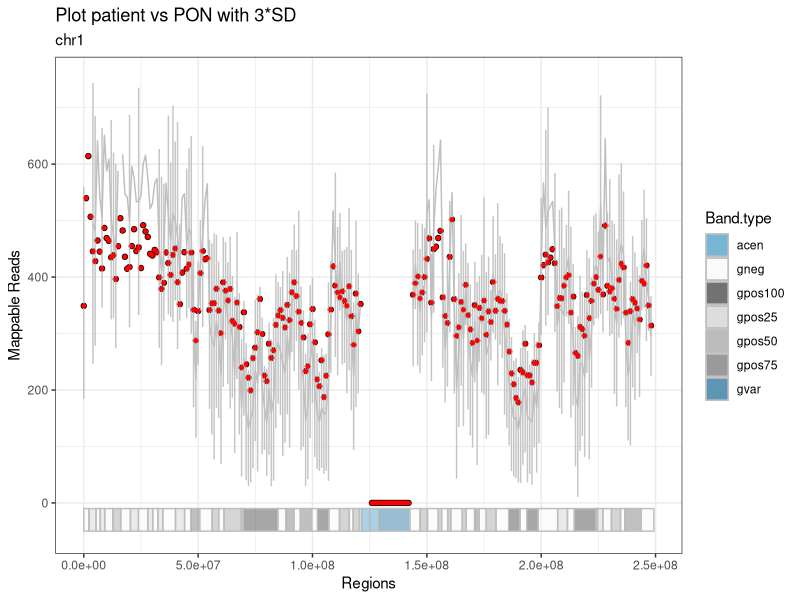
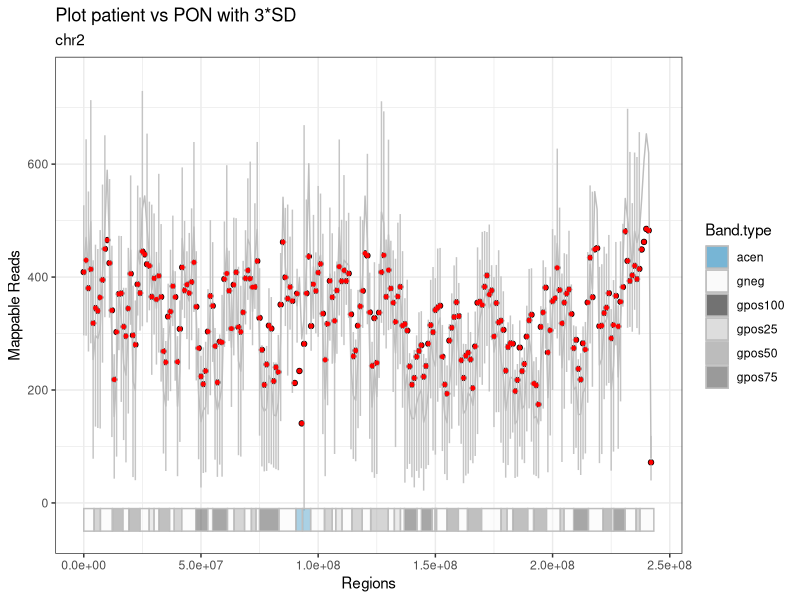
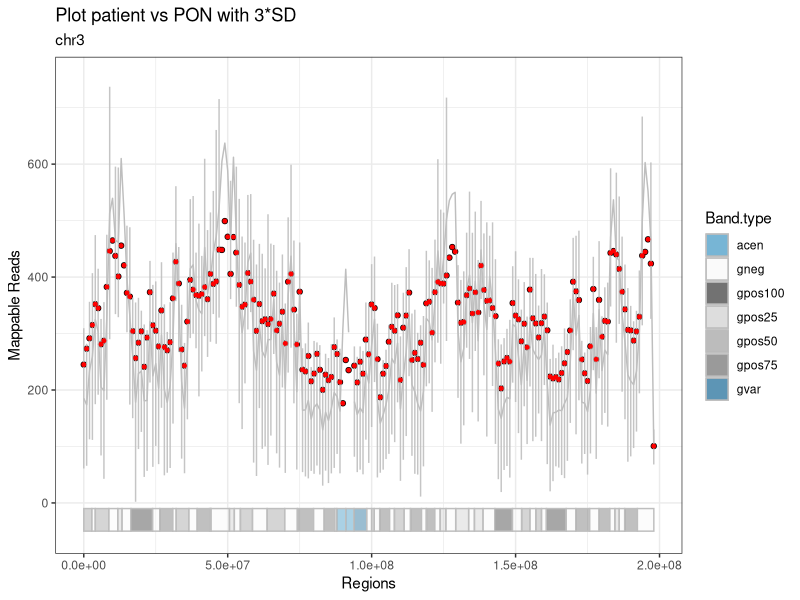
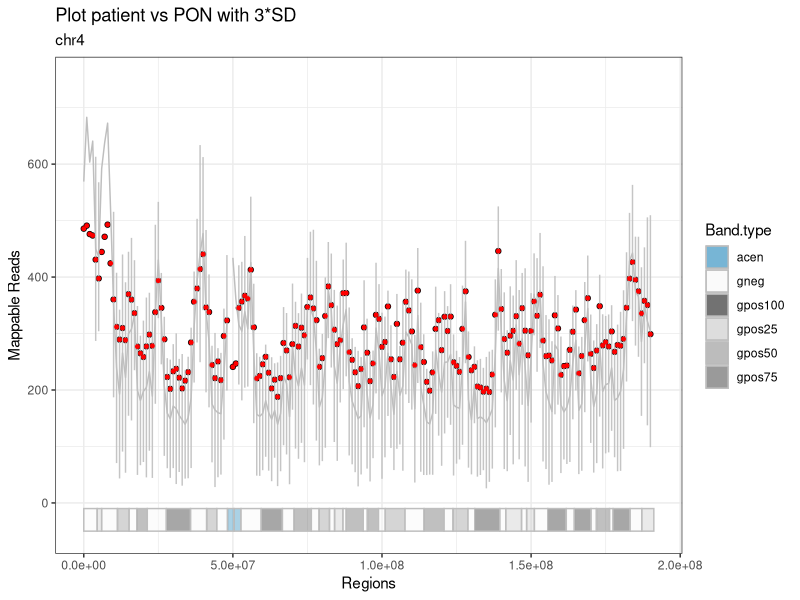
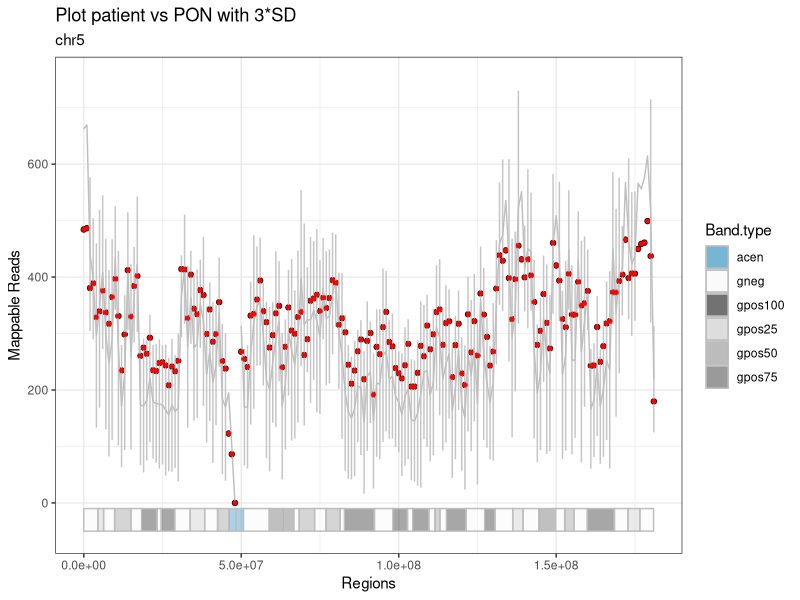
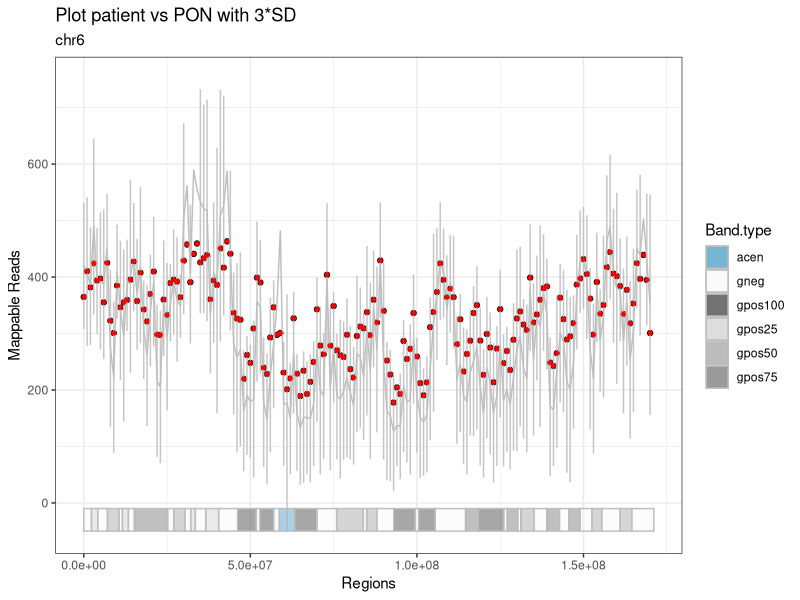
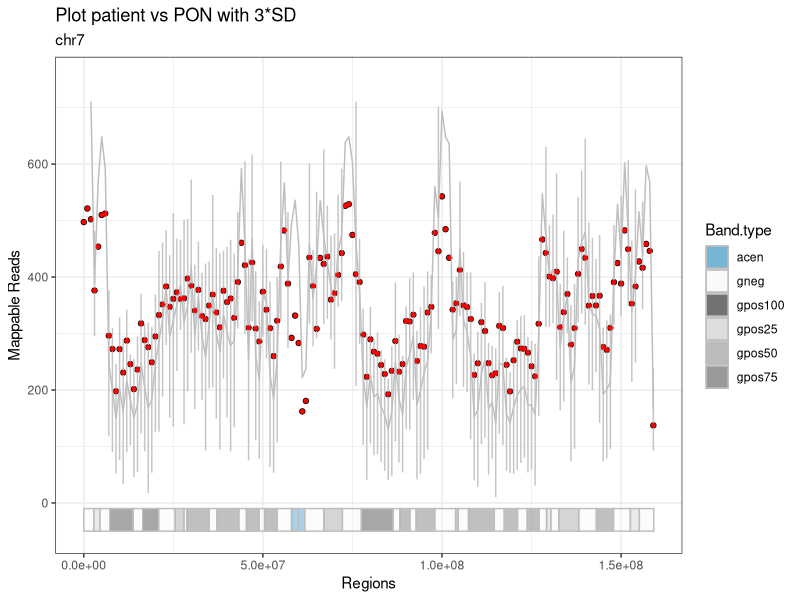
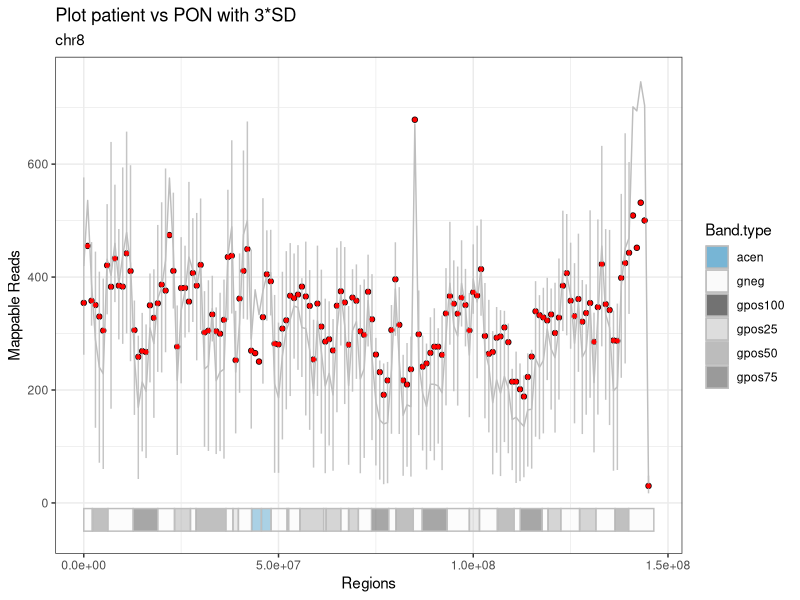

Write R code to recreate these figures, in order.
## ---- chunk 1
knitr::opts_knit$set(root.dir = "/media/vera/big_data/coriandR/output/13819MLL/")
knitr::opts_chunk$set(warning = FALSE, message = FALSE) 
## ---- chunk 2
patient.data = read.table("patient.data.tsv", stringsAsFactors = F)
patient_name = patient.data[1, 2]
gender = as.character(patient.data[2, 2])
paste0("Patient ", patient_name)
## ---- chunk 3

# librarys
library(ggplot2)
library(knitr)


###################################################################################################
# VORBEREITEN
###################################################################################################

# SCHRITT 1
# Daten einlesen: Patient, PON, Giemsa-Bands, alle Gene und eine Auswahl der relevanten.

patient = read.table("patient.fc.tsv", header=TRUE, row.names = 1, stringsAsFactors = F) 
bin_data = read.table("pon.tsv", header=TRUE, row.names = 1, stringsAsFactors = F)
bin_data$Start = as.integer(bin_data$Start)
bin_data$End = as.integer(bin_data$End)
# pon wurde bereits erzuegt, normalisiert und mit den statistischenwerten versehen!

cytobands = read.table("../../tables/cytobands.tsv", header=TRUE, row.names = 1, stringsAsFactors = F)
# die farben sind bereits enthalten!
cancer_genes = read.table("../../tables/cancer.driver.genes_unique.and.goi.aml.csv", header=TRUE, sep = "\t",
                          stringsAsFactors = F)
all_genes = read.table("../../tables/all_genes.tsv", header=TRUE, row.names = 1, stringsAsFactors = F)
all_genes$start = as.integer(all_genes$start)
all_genes$end = as.integer(all_genes$end)

## ---- chunk 4
stats = read.table("mapping.stats.tsv", stringsAsFactors = F)
stats[nrow(stats) +1, ] = list(as.character("unique_mapped_reads"), sum(patient[ , 6]))
stats[nrow(stats) +1, ] = list(as.character("patient ID"), patient_name)
stats[nrow(stats) +1, ] = list(as.character("gender"), gender)

library(knitr)
kable(stats, digits = 0, col.names = NULL, align = "l")
## ---- chunk 5

# SCHRITT 2
# PON an das Geschlecht des Patienten anpassen
pon.gender.adjust = function(pon, gender) {
  if (gender == "M") {
    chrn = "chrX"
    pon.copy = pon[pon$Chr == "chrX_M", ]
    pon.copy$Chr = chrn
    pon = rbind(pon, pon.copy)
    
    chrn = "chrY"
    pon.copy = pon[pon$Chr == "chrY_M", ]
    pon.copy$Chr = chrn
    pon = rbind(pon, pon.copy)
    
    pon = pon[!(pon$Chr == "chrX_F" | pon$Chr == "chrY_F" | pon$Chr == "chrX_M" | pon$Chr == "chrY_M"), ]
  }
  
  else {
    chrn = "chrX"
    pon.copy = pon[pon$Chr == "chrX_F", ]
    pon.copy$Chr = chrn
    pon = rbind(pon, pon.copy)
    
    chrn = "chrY"
    pon.copy = pon[pon$Chr == "chrY_F", ]
    pon.copy$Chr = chrn
    pon = rbind(pon, pon.copy)
    
    pon = pon[!(pon$Chr == "chrX_F" | pon$Chr == "chrY_F" | pon$Chr == "chrX_M" | pon$Chr == "chrY_M"), ]
  }
}


# SCHRITT 3
# Die Patientendaten normalisieren
patient_normalization = function(patient, column_number) {
  # TODO: auf Median normalisieren
  # patient = tabelle der patienten
  # column_number = nummer der spalte mit deb patienten-bins
  # (bei einem patienten -> 6) 
  patient_norm <- patient[ , 1:5]
  patient_norm$pat_bins <- patient[ , column_number] / sum(patient[ , column_number]) * (patient[1, 3] - patient[1, 2] + 1)
  # eine neue tabelle mit den allgemeinen daten und den normalisierten patienten-bins
  # normalisierung basiert auf der automatischen erkennung der bin-laenge (differenz end und start der 1. bin)
  # ist also dynamisch
  return(patient_norm)
}

# SCHRITT 4
# Den Patienten als eine neue Spalte zu der PON-Tabelle hinzufügen
unite.data = function(pon, patient) {
  pon$patient = patient$pat_bins
  return(pon)
}

###################################################################################################
# RECHNEN
###################################################################################################

# SCHRITT 5
#Del/amp Bins detektieren
aberration.bins.identifier = function(bin_data, sd_factor) {
  bin_data$aberration = with(bin_data, factor(ifelse(patient < mean - sd_factor * sd, 'del', ifelse(patient > mean + sd_factor * sd, 'add', 'normal')), levels = c('normal', 'add', 'del')))
  return(bin_data)
}


# SCHRITT 6
# Abweichende Bins werden zu ganzen Regionen mit einer gemeinsamen Richtung
# (amplifiziert oder deletiert) zusammengefasst
# und in eine Tabelle hereingeschrieben
region_bring_together = function(bin_data, sd_factor) {
  # die funktion schaut alle chromosome (inkl. geschlechterchr) nach den over/under regionen durch
  # und gibt diese mit den start-/endpunkten in einer tabelle wieder
  regions = data.frame(Chr=character(), Start=integer(), End=integer(), Start.i=integer(), 
                        End.i=integer(), Direction=integer(), stringsAsFactors = F)
  last_chr = 'NULL'
  last_direction = 0 # 0 for normal, -1 for del, +1 for amp
  region_start = 0
  for (i in 1:nrow(bin_data)) {
    if(bin_data$Chr[i] != last_chr) {
      if(last_chr != 'NULL' & last_direction != 0) {
        regions[nrow(regions) + 1, ] = list(as.character(last_chr), bin_data$Start[region_start], 
                                            bin_data$End[i-1], region_start, i, last_direction)
        #eine region wird zugemacht, falls am ende eines chromosoms eine region noch offen war
      }
      last_direction = 0
      region_start = 0
      last_chr = bin_data$Chr[i]
    }

    direction = 0
    if(!is.na(bin_data$patient[i]) & (bin_data$patient[i] < bin_data$mean[i] - sd_factor * bin_data$sd[i])) {
      direction = -1
    } else if(!is.na(bin_data$patient[i]) & (bin_data$patient[i] > 
                                             bin_data$mean[i] + sd_factor * bin_data$sd[i])) {
      direction = +1
    }
    if (direction == last_direction) {
      next()
    }
    if (direction > last_direction) {
      if (last_direction == 0) {
        region_start = i
        # neue del oder amp region wird aufgemacht
      }
      else if (last_direction == -1) {
        regions[nrow(regions) + 1, ] = list(as.character(bin_data$Chr[i]), bin_data$Start[region_start], 
                                            bin_data$End[i-1], region_start, i-1, last_direction)
        # alte del region wird zugemacht
        if (direction == 1) {
          region_start = i
          # neue amp region wird aufgemacht
        }
      }
    } 
    else if (direction < last_direction) {
      if (last_direction == 0) {
        region_start = i
        # neue del region wird aufgemacht
      }
      else if (last_direction == 1) {
        regions[nrow(regions) + 1, ] = list(as.character(bin_data$Chr[i]), bin_data$Start[region_start], 
                                            bin_data$End[i-1], region_start, i-1, last_direction)
        # alte amp region wird zugemacht
        if (direction == -1) {
          region_start = i
          # neue del region wird aufgemacht
        }
      }
    }
    last_direction = direction
  }
  if(last_direction != 0) {
    regions[nrow(regions) + 1, ] = list(as.character(bin_data$Chr[i]), bin_data$Start[region_start], 
                                        bin_data$End[i-1], region_start, i, last_direction)
    #eine region wird zugemacht, falls bei dem allerletzten chromosom eine region noch offen war
  }
  return(regions)
}

###################################################################################################
# REPORTEN
###################################################################################################

# SCHRITT 7
# Die Regionen werden zu größeren Regionen zusammengefasst, deren Werte gegen die
# Werte des PONs an der gleichen Stelle geprüft werden
# Momentan noch 3*SD-Statistik.
region_merge = function(bin_data, regions, sd_factor) {
  regions_merged = data.frame(Chr=character(), Start=integer(), End=integer(), Start.i=integer(), 
                               End.i=integer(), Direction=factor(levels=c('add', 'del')),
                               stringsAsFactors = F)
  
  if(nrow(regions) < 1) return(regions_merged)
  
  regions_merged[1,] = list(as.character(regions$Chr[1]), 
                            regions$Start[1], 
                            regions$End[1],
                            regions$Start.i[1],
                            regions$End.i[1],
                            ifelse(regions$Direction[1]==1, 'add', 'del'))
  m = 1 #der zaehler in der tabelle "regions_merged"
  mean_region = 0
  mean_pon = 0
  sd_pon = 0
  
  for (r in 2:nrow(regions)) {
    if (regions_merged$Chr[m] != regions$Chr[r] | regions_merged$Direction[m] != regions$Direction[r]) {
      # mergen nur, wenn auf dem selben chr.
      regions_merged[nrow(regions_merged) + 1, ] = list(Chr=as.character(regions$Chr[r]), 
                                                        Start=regions$Start[r], 
                                                        End=regions$End[r],
                                                        Start.i=regions$Start.i[r],
                                                        End.i=regions$End.i[r],
                                                        Direction=ifelse(regions$Direction[r]==1, 'add', 'del'))
      # die region auf einem neuen chr oder mit einer anderen richtung zu der neuen tabelle hinzufuegen
      m = nrow(regions_merged)
      # das ist die region, von der aus betrachtet wird
      next
    }
    bin_start = regions_merged$Start.i[m]
    bin_end = regions$End.i[r]
    
    mean_region = mean(c(bin_data$patient[bin_start]:bin_data$patient[bin_end]), na.rm = TRUE)
    mean_pon = mean(c(bin_data$mean[bin_start:bin_end]), na.rm = TRUE)
    #die mittelwerte der betroffenen bins inkl. "normale" chr.abschnitte bei dem patienten und pon
    sd_pon <- mean(bin_data$sd[bin_start:bin_end])
    
    if (mean_region > mean_pon + sd_factor*sd_pon | mean_region < mean_pon - sd_factor*sd_pon) {
      # wenn die mittelwerte der betroffenen bins immer noch signifikant hoch/runter sind -> mergen
      regions_merged[m, ] = list(as.character(regions$Chr[r]), 
                                 regions_merged$Start[m], 
                                 regions$End[r],
                                 bin_start,
                                 bin_end,
                                 ifelse(regions$Direction[r]==1, 'add', 'del'))
    } 
    else {
      regions_merged[nrow(regions_merged) + 1, ] = list(Chr=as.character(regions$Chr[r]), 
                                                        Start=regions$Start[r], 
                                                        End=regions$End[r],
                                                        Start.i=regions$Start.i[r],
                                                        End.i=regions$End.i[r],
                                                        Direction=ifelse(regions$Direction[r]==1, 'add', 'del'))
    }
    m <- nrow(regions_merged)
  }
  return(regions_merged)
}


# SCHRITT 8
# Hier werden abweichende Banden aus den Bins detektiert
# Herausforderungen dabei ist, dass die Bins und die Bands in verschiedenen Schritten laufen,
# so kann eine Bande 100.000 Schritte haben
bins2bands = function(bin_data, cytobands, sd_factor) {
  last_chr = 'NULL'
  direction = 0 # die richtung der abweichenden bande (over, under)
  
  bands = data.frame(Chr=character(), Name=character(), Start=integer(), End=integer(),
                     Sum.pat=integer(),
                     Sum.pon=integer(), Direction=integer(),
                     stringsAsFactors = F)
  
  for (c in 1:nrow(cytobands)) {
    # Selektieren der Zeilen mit benötigten Eigenschften
    # hier gibt es mehrere faelle, da die schritte der bind und banden nicht gleich sind
    # und mehrere bins in einer bande sein koennen
    # bzw. auch  kleine bands in einer bin
    
    # die bedingung, dass die chromosome der banden und das patienten
    # gleich sind, muss immer erfuellt sein
    
    sel = as.character(bin_data$Chr) == as.character(cytobands$Chr[c]) &
      # fall 1: die bin ist kleiner als die band
      ((bin_data$Start >= cytobands$Start[c] & bin_data$End <= cytobands$End[c]) |
         # fall 2: die bin ist zwischen 2 bands, liegt aber eher in der betrachteten bin,
         # weil das ende von der bin naeher zum ende der band liegt, als der
         # anfang zum anfang der naechsten
         # die 2. bedingung wurde eingebaut, um zu verhindern, dass die bins vor der aktuellen
         # band mitselektiert werden
         ((bin_data$Start < cytobands$End[c]) &
            (bin_data$End > cytobands$Start[c]) &
            ((cytobands$End[c] - bin_data$Start) >= (bin_data$End - cytobands$End[c]))) |
         # fall 3: die bin ist zwischen 2 bands, liegt aber eher in der
         # betrachteten bin
         # weil der anfang von der bin naeher zum anfang der band liegt, als das ende
         ((bin_data$Start < cytobands$Start[c]) &
            ((bin_data$End - cytobands$Start[c]) > (cytobands$Start[c] - bin_data$Start))))
    # fall 4: die band ist kleiner als die bin,
    # dann greift die bedingung 2 oder 3, je nach werten
    
    band.pat = bin_data[sel, "patient"]
    band.pon = colSums((bin_data[sel, grep(".bam", colnames(bin_data))]), na.rm = TRUE)
    sum_pat = sum(band.pat, na.rm = TRUE)
    # summe der werte der bins in dieser band fuer den patienten
    sum_pon = mean(band.pon, na.rm = TRUE)
    # mittelwert der summe der bins in dem pon
    sd_bands = sd(band.pon, na.rm = TRUE)
    # standartabweichung fur die bins in der band
    if (sum_pat > sum_pon + sd_factor*sd_bands) {
      direction = +1 # die bande ist amp
    }
    else if (sum_pat < sum_pon - sd_factor*sd_bands) {
      direction = -1 # die bande ist del
    }
    
    bands[nrow(bands) + 1, ] = list(as.character(cytobands$Chr[c]),
                                    as.character(cytobands$Name[c]),
                                    cytobands$Start[c],
                                    cytobands$End[c],
                                    sum_pat,
                                    sum_pon,
                                    direction)
    direction = 0
  }
  return(bands)
}


# SCHRITT 9
# Hier werden Banden zusammengefasst und fuer den Report vorbereitet
karyotype = function(bands) {
  suspected_bands = bands[bands$Direction != 0, ]
  
  # bands mergen, wie bei den regions, nur ohne statistische validierung
  suspected_bands$last_Name = suspected_bands$Name
  karyotype_to_report = suspected_bands[1, ]
  
  karyotype_to_report$Aberration = NA
  if(nrow(suspected_bands) < 1) return(karyotype_to_report)
  
  k = 1
  # der zaehler in der tabelle karyotype_to_report
  for (s in 2:nrow(suspected_bands)) {
    if (karyotype_to_report$Chr[k] == suspected_bands$Chr[s] &
        karyotype_to_report$Direction[k] == suspected_bands$Direction[s] &
        karyotype_to_report$End[k] == suspected_bands$Start[s]) {
      karyotype_to_report$last_Name[k] = suspected_bands$Name[s]
      karyotype_to_report$End[k] = suspected_bands$End[s]
      next
    }
    else {
      karyotype_to_report[nrow(karyotype_to_report) +1, ] = suspected_bands[s, ]
      # die bande auf einem neuen chr oder mit einer anderen richtung hinzufuegen
      k = nrow(karyotype_to_report)
      # das ist jetzt die bande, von der aus betrachtet wird
    }
  }
  
  for (a in 1:nrow(karyotype_to_report)) {
    karyotype_to_report[a, "Aberration"] = as.character(paste0(karyotype_to_report$Direction[a], "(",
                                                               suspected_bands$Chr[a], ")(",
                                                               suspected_bands$Name[a],
                                                               suspected_bands$last_Name[a], ")"))
  }
  
  karyotype_to_report$Aberration = as.character(paste0(ifelse(karyotype_to_report$Direction == 1, "add", "del"), "(",
                                                       karyotype_to_report$Chr, ")(",
                                                       karyotype_to_report$Name,
                                                       karyotype_to_report$last_Name, ")"))
  return(karyotype_to_report)
}


# SCHRITT 10
# Die Gene, die in den abweichenden Banden liegen, werden detektiert
# und an eine Tabelle übergeben
genes_finder = function(bin_data, all_genes, cancer_genes, sd_factor) {
  suspected_bins <- data.frame(Chr=character(), Start=integer(), End=integer(), Bin=integer(),
                               Aberration=character(), stringsAsFactors = F)
  # Hier werden alle Bins gespeichert, die von pon_mean +/- 3*SD abweichen
  g=0
  for (g in 1:nrow(bin_data)) {
    if (!is.na(bin_data$patient[g]) &
        (bin_data$patient[g] < (bin_data$mean[g] - sd_factor * bin_data$sd[g]))) {
      suspected_bins[nrow(suspected_bins) + 1, ] = list(as.character(bin_data$Chr[g]), 
                                                        bin_data$Start[g], 
                                                        bin_data$End[g],
                                                        bin_data$patient[g],
                                                        as.character("del"))
    }
    
    else if (!is.na(bin_data$patient[g]) &
             (bin_data$patient[g] > (bin_data$mean[g] + sd_factor * bin_data$sd[g]))) {
      suspected_bins[nrow(suspected_bins) + 1, ] = list(as.character(bin_data$Chr[g]), 
                                                        bin_data$Start[g], 
                                                        bin_data$End[g],
                                                        bin_data$patient[g],
                                                        as.character("amp"))
    }
  }

  special_genes = all_genes[all_genes$symbol %in% cancer_genes$genes,]
  special_genes$aberration = 'norm'
  special_genes$found = 0
  
  for(i in 1:nrow(special_genes)) {
    bins = suspected_bins[suspected_bins$Chr == special_genes$chr[i] & (suspected_bins$Start <= special_genes$start[i] & special_genes$start[i] <= suspected_bins$End |
                                                                          suspected_bins$Start <= special_genes$end[i] & special_genes$end[i] <= suspected_bins$End),]
    if(nrow(bins) == 0) {next}
    special_genes$found[i] = 1
    if(all(bins$Aberration == 'amp')) {special_genes$aberration[i] = 'amp'}
    if(all(bins$Aberration == 'del')) {special_genes$aberration[i] = 'del'}
  }

  reported_genes = special_genes[special_genes$found == 1 & (special_genes$aberration == "amp" | special_genes$aberration == "del"), ]

  return(reported_genes)
}


# SCHRITT 11
# Diese Funktion soll die Plots generieren. Bestandteile des Plots zur Zeit sind:
# 1) Punkte aus den gemappten Patientendaten
# 2) Eine Linie fuer die PON-Daten
# 3) Errorbar fuer 3*SD der PON-Daten an dieser Stelle
# 4) Del/amp Regionen
# 5) Ein Ideogram zur besseren raemlichen Orientierung fuer die Kliniker


plot_bins_regions_ideogram <- function(bin_data, cytobands, region_merged,
                                       chrn, sd_factor) {

  x <- bin_data[bin_data$Chr == chrn, "Start"]
  y <- bin_data[bin_data$Chr == chrn, "patient"]
  plot_patient <- qplot(x, y, ylim=c(-50, 750)) +
                  geom_line(aes(x = bin_data[bin_data$Chr == chrn, "Start"],
                                y = bin_data[bin_data$Chr == chrn, "mean"]),
                                color = "gray", linetype = "solid") +
                  geom_errorbar(aes(x = bin_data[bin_data$Chr == chrn, "Start"],
                                    ymin = bin_data[bin_data$Chr == chrn, "mean"] - 
                                    sd_factor * bin_data[bin_data$Chr == chrn, "sd"], 
                                    ymax = bin_data[bin_data$Chr == chrn, "mean"] + 
                                    sd_factor * bin_data[bin_data$Chr == chrn, "sd"]),
                                width=0.1, color = "gray", alpha = 0.9, na.rm = TRUE) +
    # na.rm = TRUE bedeutet, dass die fehlenden Werte keine fehlermeldungen mehr verursachen
    
                  geom_point(aes(x = x, y = bin_data[bin_data$Chr == chrn, "patient"]),
                                 shape = 19, color = "red", size = 1) +
    #das eigentliche ideogram
                  geom_rect(data = cytobands[cytobands$Chr == chrn, ],
                    aes(NULL, NULL, xmin = Start, xmax = End, fill = Band.type),
                        ymin = -50, ymax = -10, color = "gray", size = 0.5, alpha = 0.4) +
                  scale_fill_manual(values=c("acen" = "#2b8cbe", "gneg" = "#f7f7f7", "gpos100" = "#252525",
                                             "gpos25" = "#cccccc", "gpos50" = "#969696",
                                             "gpos75" = "#636363", "gvar" = "#045a8d", "stalk" = "#be8c2b",
                                              "add" = "blue", "del" = "red")) +
    
    # die regione einzeichnen
                  geom_rect(data = region_merged[region_merged$Chr == chrn,],
                            aes(NULL, NULL, xmin = Start, xmax = End, fill = Direction),
                                #ymin = median(patient[patient$Chr == chrn, 6]),
                                #ymax = median(pon[pon$Chr == chrn, "mean"]),
                                ymin = 250,
                                ymax = 500,
                                color = "gray", size = 0.5, alpha = 0.4) +
    
                  theme_bw() +
                  labs(title = "Plot patient vs PON with 3*SD", subtitle = chrn,
                  x = "Regions", y = "Mappable Reads")
  print(plot_patient)
  return(plot_patient)
}


# SCHRITT 12
# Eine Schleife, um die Plots für alle Chromosomen zu erstellen
# und diese in einem neuen Ordner zu speichern
create.plots <- function(path.output, patient_name, bin_data, cytobands, region_merged, sd_factor) {
  
  setwd(path.output)
  dir.create(paste0("Patient.", patient_name))
  setwd(paste0("Patient.", patient_name))
  
  chrn= "chr0"
  for (chrn in unique(bin_data$Chr)) {
    plot_patient = plot_bins_regions_ideogram(bin_data, cytobands, region_merged,
                                              chrn, sd_factor)
    ggsave(filename = paste0("Plot.", chrn, ".png"))
  }
}


# SCHRITT 15
# Plot Uebersicht ueber alle Chromosomen nebeneinander
# Die Bins als Punkte, keine PON-Daten
# Patienten-Daten normalisiert auf 0
# Die Y-Achse geht von 1 bis -1
# Die amp/del Bins weichen nach obenm oder unten ab, sind farblich markiert
# Duenne graue Linien am Ende jedes Chromosoms
# Die X-Achse als die Koordinaten im ganzen Genom
# Unterhalb der X-Achse die Chromosomen-Nummern
# Eine Amplifikation hat mehr Gen-Kopien als Gain, diese Aufteilung (siehe Fig. 1 im iCHORcna Paper)
# sollte auch von uns beibehalten werden.
plot_genome_wide_cnv = function(bin_data) {
  # eine Tabelle mit den globalen Koordinaten fuer alle Chromosomen
  coordinates_genome_wide <- data.frame(Chr=character(), Start=integer(), End=integer(), Offset=integer(),
                                        stringsAsFactors = F)
  for (w in unique(bin_data$Chr)) {
    coordinates_genome_wide[nrow(coordinates_genome_wide) + 1, ] = list(as.character(w),
                                                                        0,
                                                                        0,
                                                                        0)
  }

  # die Koordinaten fuer die Enden setzen
  coordinates_genome_wide[ , "End"] = sapply(coordinates_genome_wide$Chr, function (c) max(bin_data[bin_data$Chr == c, "End"]))
  # die versetzten Koordinaten setzen - so entstehen globale Koordinaten
  # coordinates_genome_wide[ , 4] = cumsum(1:(nrow(coordinates_genome_wide)-1))
  coordinates_genome_wide[ , "Offset"] = cumsum(as.numeric(coordinates_genome_wide[ , "End"]))
  coordinates_genome_wide[ , "Offset"] = c(0, coordinates_genome_wide[(1:nrow(coordinates_genome_wide)-1), "Offset"])
  coordinates_genome_wide[ , "global_End"] = cumsum(as.numeric(coordinates_genome_wide[ , "End"]))
  
  for (z in 1:nrow(coordinates_genome_wide)) {
    coordinates_genome_wide[z, "median"] = (coordinates_genome_wide[z, "Offset"] + coordinates_genome_wide[z, "global_End"])/2
  }
  
  bin_data$Offset = sapply(bin_data$Chr, function(c) coordinates_genome_wide$Offset[coordinates_genome_wide$Chr == c])
  bin_data$global_Start = bin_data$Start+bin_data$Offset
  # die koordinaten fuer die bins sind damit festgelegt, die vorbereitung ist abgeschlossen

  # plotten!
  bin_data$pat_norm <- (bin_data[ , "patient"]/ median(bin_data[ , "patient"]))*2
  plot_all_chromosomes <- qplot(global_Start, pat_norm, 
                                data = bin_data[bin_data$aberration == "normal", ], ylim=c(0, 5)) +
    geom_point(data = bin_data[bin_data$aberration == "add", ], 
               aes(x = bin_data[bin_data$aberration == "add", "global_Start"], 
                   y = bin_data[bin_data$aberration == "add", "pat_norm"], color = "blue")) +
    geom_point(data = bin_data[bin_data$aberration == "del", ], 
               aes(x = bin_data[bin_data$aberration == "del", "global_Start"], 
                   y = bin_data[bin_data$aberration == "del", "pat_norm"], color = "orange")) +
    geom_rect(data = coordinates_genome_wide,
              aes(NULL, NULL, xmin = Offset, xmax = global_End,
                  ymin = 0,
                  ymax = 5),
              color = "white", size = 0.5, alpha = 0.1) +
    geom_text(data = coordinates_genome_wide,
              aes(x = median, y = c(4.8, 4.5, 4.2, 4.8, 4.5, 4.2, 4.8, 4.5, 4.2, 4.8, 4.5, 4.2, 4.8, 4.5, 4.2, 4.8, 4.5, 4.2, 4.8, 4.5, 4.2, 4.8, 4.5, 4.2) , label = Chr), size = 3) +
    theme_bw() +
    theme(panel.grid.minor=element_blank(), axis.text.x = element_blank(), legend.position="none") +
    scale_x_discrete(breaks = coordinates_genome_wide[ , "Offset"],
                     labels = coordinates_genome_wide[ , "Chr"]) +
    labs(title = "Plot all chromosomes", x = "Chromosomes", y = "Reads")
  return(plot_all_chromosomes)
}
## ---- chunk 6
bin_data = pon.gender.adjust(bin_data, gender)
patient = patient_normalization(patient, 6)
bin_data = unite.data(bin_data, patient)
sd_factor = 3
bin_data = aberration.bins.identifier(bin_data, sd_factor)

regions = region_bring_together(bin_data, sd_factor)
region_merged = region_merge(bin_data, regions, sd_factor)

bands = bins2bands(bin_data, cytobands, sd_factor)
karyotype_to_report = karyotype(bands)

reported_genes = genes_finder(bin_data, all_genes, cancer_genes, sd_factor)

# create.plots(path.output, patient_name, bin_data, cytobands, region_merged, sd_factor)
#plot_all_chromosomes = plot_genome_wide_cnv(bin_data)
## ---- chunk 7
kable(karyotype_to_report$Aberration, col.names = NULL, align = "l", "html")

## ---- chunk 8
kable(reported_genes[ , 1:6], align = "l")
## ---- chunk 9
#plot_all_chromosomes
## ---- chunk 10

chrn= "chr0"
  for (chrn in unique(patient$Chr)) {
    plot_patient = plot_bins_regions_ideogram(bin_data, cytobands, region_merged,
                                              chrn, sd_factor)
  }
